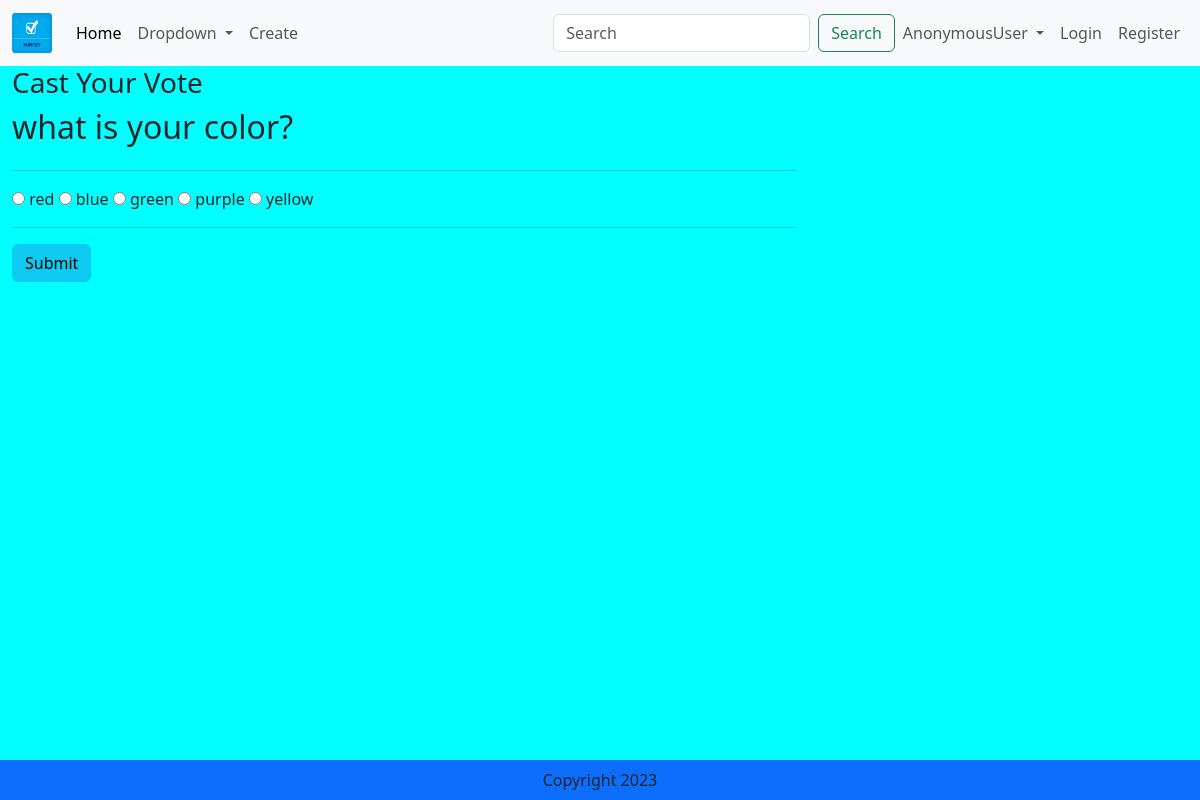
Page /vote/12/ on the committed database.
### app/models.py (models this page shows, shortened)
class Entity(models.Model):
    question =  models.TextField()
    rate_question = models.TextField(max_length=50, default="")

class Poll(models.Model):
    questionId = models.ForeignKey(Entity,on_delete=models.CASCADE)
    option_one = models.CharField(max_length=50)
    option_two = models.CharField(max_length=50)
    option_three = models.CharField(max_length=50)
    option_four = models.CharField(max_length=50, default='')
    option_five = models.CharField(max_length=50,default='')
    option_count_one = models.IntegerField(default=0)
    option_count_two = models.IntegerField(default=0)
    option_count_three = models.IntegerField(default=0)
    option_count_four = models.IntegerField(default=0)
    option_count_five = models.IntegerField(default=0)

### app/views.py (the view, shortened to what this page needs)
# urls.py: path('vote/<entity_id>/',views.vote, name='vote'),
def vote(request, entity_id):
    entity = Entity.objects.get(pk=entity_id)
    poll = Poll.objects.get(questionId=entity)
    context = {'entity':entity, 'poll':poll }
    return render(request,'vote.html',context)

### templates/vote.html (shortened to what this page needs)
{% extends 'base.html' %}
{% load static %}
{% block main-content %}
<div class="container-fluid">
    <div class="col-lg-8 col-lg-offset-2">
        <div class="panel panel-default">
            <div class="panel-heading">
                <h3 class="panel-title">Cast Your Vote</h3>
            </div>
            <div class="panel-body">
                <div class="row">
                    <div class="col-lg-12">
                        <h2>{{entity.question}}</h2>
                    </div>
                </div>
                <div class="row">
                    <div class="col-lg-12">
                        <hr />
                        <form method="POST">
                            <div class="form-group">
                                <div class="radio">
                                    <label>
                                        <input type="radio" name="poll" value="option1" id="option1"  required>
                                        {{poll.option_one}}
                                    </label>
                                    <label>
                                        <input type="radio" name="poll" value="option2" id="option2" >
                                        {{poll.option_two}}
                                    </label>
                                    <label>
                                        <input type="radio" name="poll" value="option3" id="option3" >
                                        {{poll.option_three}}
                                    </label>
                                    <label>
                                        <input type="radio" name="poll" value="option4" id="option4" >
                                        {{poll.option_four}}
                                    </label>
                                    <label>
                                        <input type="radio" name="poll" value="option5" id="option5" >
                                        {{poll.option_five}}
                                    </label>
                                </div>
                            </div>
                            <hr />
                            <button type="submit" class="btn btn-info">
                                Submit
                            </button>
                        </form>
                    </div>
                </div>
            </div>
        </div>
    </div>
</div>
{% endblock main-content %}

### static/style.css (style rules this page uses)
body { background-color: aqua; }

### rows in the picture
Entity: question "what is your color?"
Poll: option_one "red", option_two "blue", option_three "green", option_four "purple", option_five "yellow"

### other values in the picture
{{ request.user }} "AnonymousUser"
